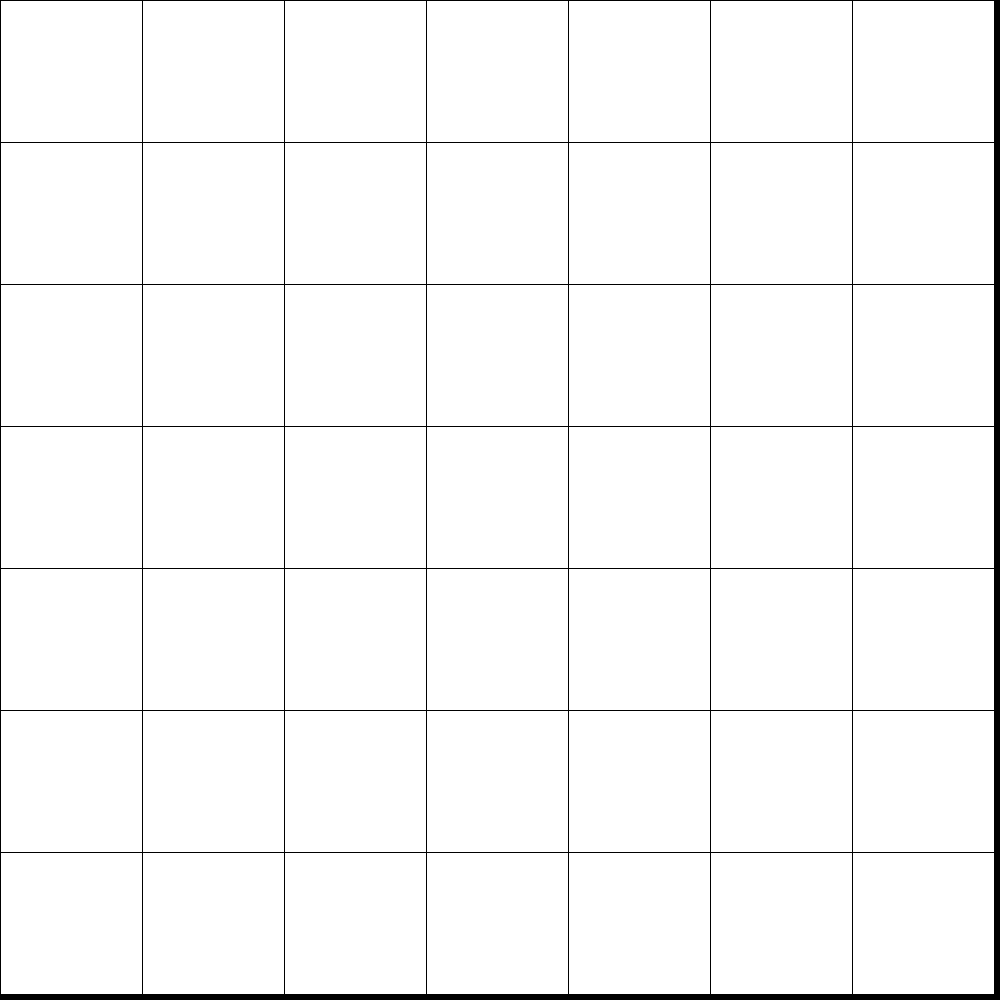
Frame 1 (no input)
Frame 60 (the mouse pressed at the canvas centre just before this capture): identical to frame 1, image omitted
Frame 120 (the mouse held since frame 60 and released just before this capture): identical to frame 1, image omitted

The Processing sketch that drew this single still picture (run headless with seeded random() and noise(); from frame 60 on, the mouse is pressed at the canvas centre):

// Processing sketch: Engineers_conversation
// ── Engineers_conversation.pde
//declare an array of images to give the background of each tab
//each tab may share a background or may have a different background
//this background are stored in the baackground_images array
PImage [] background_images;


//this method provides the default set up of the screen 
void setup() {
 
  //declare the window size
  size(1000, 1000);
 
  //declare the window background
  background(0);
 
  //declare variable for the number of panes needed
  //this will determine the number of colums and rows per page
  int number_of_panes = 49;
  
  //declare variable to hold number of colums and initialize it
  int number_of_columns; 
  number_of_columns = 7;
 
  //declare variable to hold number of rows and initialize it
  int number_of_rows; 
  number_of_rows = 0;
  
  // declare variables to determine the pane's x and y positions and initialize them 
  float paneX_position = 0;
  float paneY_position = 0;
 
  //declare variables for width and height of panes
  int widthOfPanes;
  int heightOfPanes;
 
  //determine the number of colums and rows
  if (number_of_panes < number_of_rows) {
    number_of_rows =1;
    number_of_columns = number_of_panes;
  } else {
    number_of_rows += 1; 
    while ( number_of_panes> number_of_columns) {
      number_of_rows++;
      number_of_panes-=number_of_columns;
    }
  }

  //determine the width and height of panes
  widthOfPanes = width/number_of_columns;
  heightOfPanes = height/number_of_rows;
  //draw the panes 
  for (int i = 0; i < number_of_rows; i++) {

    for (int j = 0; j < number_of_columns; j++) {

      //determine x and y positions of each pane
      paneX_position = j* widthOfPanes;
      paneY_position = i* heightOfPanes;
      //draw each pane
      rectMode(CORNER);
      rect(paneX_position, paneY_position, widthOfPanes, heightOfPanes);
    }
  }
}

//controls the interactivity 
public void draw() {
}


// this method checks which pane the mouse is in
public int which_Pane() {
  return 1;
}


// this method checks which half of the pane the mouse is at
//it returns true if the mouse is on the left of the pane 
//returns false if the mouse is  on the right of the pane
public boolean which_half() {
  //declare a boolean value that determines whether the mouse is on the left half of a particular pane
  //its true if it is on the left and false if on the right
  boolean leftHalf =true;
  return leftHalf;
}

//this method loads the images displayed
//provides the background image to be dispayed in a certain pane
public void display(PImage[] backgroundImage) {
  //declarea local variable to hold the string of selected image
  //this method uses the value returned from the which pane method
  
}
